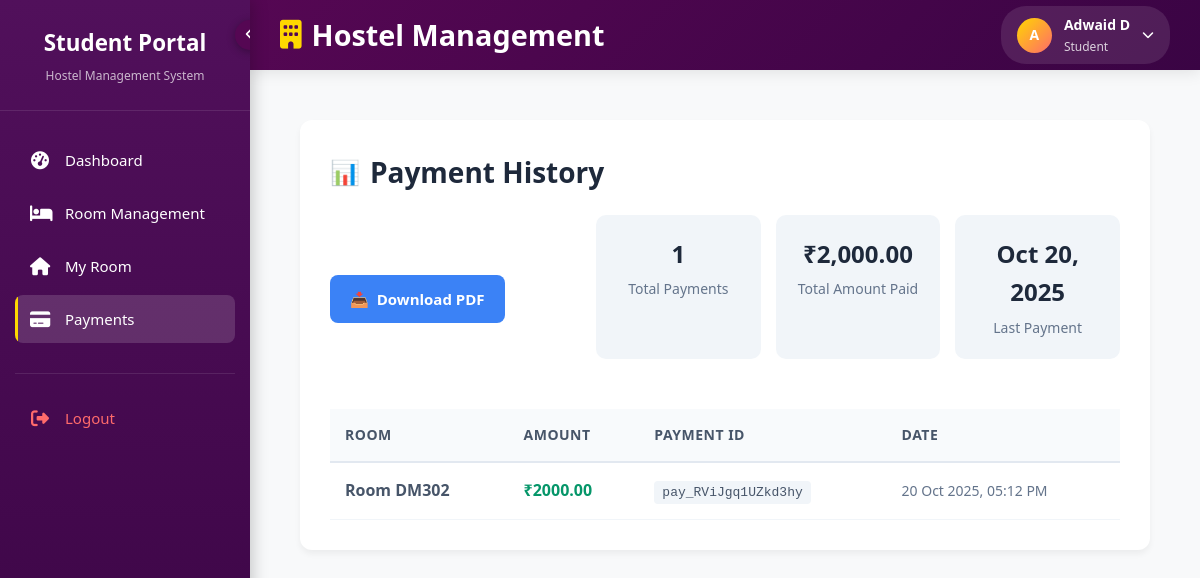
Page /payments.php (signed in) on the committed database.
### tables this page shows
CREATE TABLE `payments` (
  `id` int(11) NOT NULL,
  `bill_id` int(11) NOT NULL,
  `razorpay_payment_id` varchar(100) NOT NULL,
  `amount` decimal(10,2) NOT NULL,
  `paid_at` datetime DEFAULT current_timestamp()
);

CREATE TABLE `rooms` (
  `id` int(11) NOT NULL,
  `room_number` varchar(10) NOT NULL,
  `type` enum('Single','Double','Dormitary') NOT NULL,
  `price` decimal(10,2) NOT NULL,
  `is_available` tinyint(1) DEFAULT 1,
  `status` enum('active','inactive') DEFAULT 'active',
  `image` varchar(255) DEFAULT NULL
);

### payments.php (the view, shortened to what this page needs)
<?php
require_once 'connect.php';
$user_id = $_SESSION['user']['id'];
$stmt = $pdo->prepare("
    SELECT p.razorpay_payment_id, p.amount, p.paid_at, r.room_number
    FROM payments p
    JOIN bills b ON p.bill_id = b.id
    JOIN rooms r ON b.room_id = r.id
    WHERE b.user_id = ?
    ORDER BY p.paid_at DESC
");
$stmt->execute([$user_id]);
$payments = $stmt->fetchAll();
?>
<!DOCTYPE html>
<html>
<head>
</head>
<body>
<?php include 'header.php'; ?>
<div class="container">
    <div class="card">
        <h1>Payment History</h1>
        <div class="header-actions">
            <a href="download_payments.php" class="btn btn-primary">Download PDF</a>
            <?php if (count($payments) > 0): ?>
            <div class="stats">
                <div class="stat-card">
                    <div class="stat-value"><?php echo count($payments); ?></div>
                    <div class="stat-label">Total Payments</div>
                </div>
                <div class="stat-card">
                    <div class="stat-value">₹<?php
                        $total = 0;
                        foreach ($payments as $p) {
                            $total += $p['amount'];
                        }
                        echo number_format($total, 2);
                    ?></div>
                    <div class="stat-label">Total Amount Paid</div>
                </div>
                <div class="stat-card">
                    <div class="stat-value">
                        <?php
                            if (count($payments) > 0) {
                                $latest = reset($payments);
                                echo date('M j, Y', strtotime($latest['paid_at']));
                            } else {
                                echo 'N/A';
                            }
                        ?>
                    </div>
                    <div class="stat-label">Last Payment</div>
                </div>
            </div>
            <?php endif; ?>
        </div>
        <?php if (count($payments) > 0): ?>
            <table>
                <thead>
                    <tr>
                        <th>Room</th>
                        <th>Amount</th>
                        <th>Payment ID</th>
                        <th>Date</th>
                    </tr>
                </thead>
                <tbody>
                    <?php foreach ($payments as $p): ?>
                    <tr>
                        <td>
                            <strong>Room <?php echo htmlspecialchars($p['room_number']); ?></strong>
                        </td>
                        <td class="amount">₹<?php echo htmlspecialchars($p['amount']); ?></td>
                        <td>
                            <span class="payment-id"><?php echo htmlspecialchars($p['razorpay_payment_id']); ?></span>
                        </td>
                        <td class="date"><?php echo htmlspecialchars(date('d M Y, h:i A', strtotime($p['paid_at']))); ?></td>
                    </tr>
                    <?php endforeach; ?>
                </tbody>
            </table>
        <?php endif; ?>
    </div>
</div>
</body>
</html>

### payments.php (style rules this page uses)
* { margin: 0; padding: 0; box-sizing: border-box; font-family: 'Segoe UI', Tahoma, Geneva, Verdana, sans-serif; }
body { background-color: #f8fafc; color: #334155; line-height: 1.6; }
.container { max-width: 1200px; margin: 0 auto; padding: 20px; }
.card { background: white; border-radius: 12px; box-shadow: 0 4px 6px rgba(0, 0, 0, 0.05); padding: 30px; margin-bottom: 25px; }
h1 { color: #1e293b; font-size: 28px; margin-bottom: 20px; display: flex; align-items: center; gap: 10px; }
h1::before { content: "📊"; font-size: 24px; }
.header-actions { display: flex; justify-content: space-between; align-items: center; margin-bottom: 25px; flex-wrap: wrap; gap: 15px; }
.btn { display: inline-flex; align-items: center; gap: 8px; padding: 12px 20px; border-radius: 8px; text-decoration: none; font-weight: 600; cursor: pointer; transition: all 0.3s ease; border: none; font-size: 15px; }
.btn-primary { background-color: #3b82f6; color: white; }
.btn-primary::before { content: "📥"; }
.stats { display: flex; gap: 15px; margin-bottom: 25px; flex-wrap: wrap; }
.stat-card { flex: 1; min-width: 150px; padding: 20px; background: #f1f5f9; border-radius: 10px; text-align: center; }
.stat-value { font-size: 24px; font-weight: 700; color: #1e293b; margin-bottom: 5px; }
.stat-label { font-size: 14px; color: #64748b; }
table { width: 100%; border-collapse: collapse; margin-top: 10px; }
th { background-color: #f8fafc; color: #475569; font-weight: 600; padding: 15px; text-align: left; border-bottom: 2px solid #e2e8f0; font-size: 14px; text-transform: uppercase; letter-spacing: 0.5px; }
td { padding: 15px; border-bottom: 1px solid #f1f5f9; color: #475569; }
.payment-id { font-family: monospace; background: #f1f5f9; padding: 4px 8px; border-radius: 4px; font-size: 13px; }
.amount { font-weight: 600; color: #059669; }
.date { color: #64748b; font-size: 14px; }

### header.php (style rules this page uses)
* { margin: 0; padding: 0; box-sizing: border-box; }
body { font-family: 'Segoe UI', Tahoma, Geneva, Verdana, sans-serif; background-color: #f8f9fa; overflow-x: hidden; }

### rows in the picture
payments: paid_at "Oct 20, 2025", rooms.room_number "DM302", amount "2000.00", razorpay_payment "pay_RViJgq1UZkd3hy", paid_at "20 Oct 2025, 05:12 PM"

### other values in the picture
substr($username, 0, 1) "A"
$username "Adwaid D"
count($payments) "1"
$total "2,000.00"
